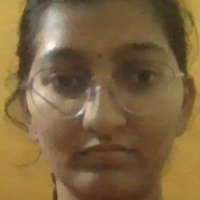
#> input picture backend/data/faces/chandana/img_1.jpg, 200 x 200 px, given in place of the camera
$ python capture_face.py ../data/faces/chandana/img_1.jpg
#> lines starting #> are read from the running program, lines starting #| are printed output that depends on the picture
import cv2
import os
import sys

# Ask for user name
if len(sys.argv) > 1:
    name = sys.argv[1]
else:
    name = input("Enter your name: ")

# Create folder to save face images
save_path = f"../data/faces/{name}"  # relative to utils folder
os.makedirs(save_path, exist_ok=True)

# Open camera
cap = cv2.VideoCapture(0)
face_cascade = cv2.CascadeClassifier(
    cv2.data.haarcascades + "haarcascade_frontalface_default.xml"
)

count = 0
print("Press Q to stop after capturing faces")

while True:
    ret, frame = cap.read()
#> frame is the input picture: shape (200, 200, 3); mean B, G, R 64.1, 101.2, 125.9
    if not ret:
        break

    # Detect faces
    gray = cv2.cvtColor(frame, cv2.COLOR_BGR2GRAY)
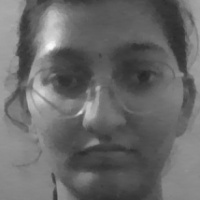
#> gray: shape (200, 200); min 37, max 249, mean 104.3
    faces = face_cascade.detectMultiScale(gray, 1.3, 5)
#> faces = ()

    for (x, y, w, h) in faces:
        # Crop the **color** face, not gray
        face = frame[y:y+h, x:x+w]
        face = cv2.resize(face, (200, 200))
        count += 1

        # Save image
        cv2.imwrite(f"{save_path}/img_{count}.png", face)

        # Draw rectangle for visualization
        cv2.rectangle(frame, (x, y), (x+w, y+h), (0, 255, 0), 2)
#> this loop made 0 passes
#> after the loop, count = 0

    cv2.imshow("Face Capture", frame)

    if cv2.waitKey(1) & 0xFF == ord('q') or count >= 25:
#> (key q is pressed here)
        break

cap.release()
cv2.destroyAllWindows()
print(f"{count} face images saved for {name}")
#| 0 face images saved for ../data/faces/chandana/img_1.jpg

$ run again, on backend/data/faces/chandana/img_10.jpg
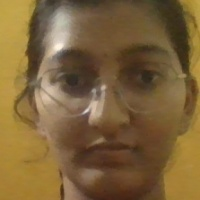
#> input picture backend/data/faces/chandana/img_10.jpg, 200 x 200 px, given in place of the camera
#> frame is the input picture: shape (200, 200, 3); mean B, G, R 58.4, 98.6, 125
#> `gray = cv2.cvtColor(frame, cv2.COLOR_BGR2GRAY)`:
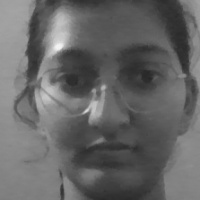
#> gray: shape (200, 200); min 38, max 245, mean 101.9
#> faces = ()
#> after the loop `for (x, y, w, h) in faces:`: count = 0
#| 0 face images saved for ../data/faces/chandana/img_10.jpg
